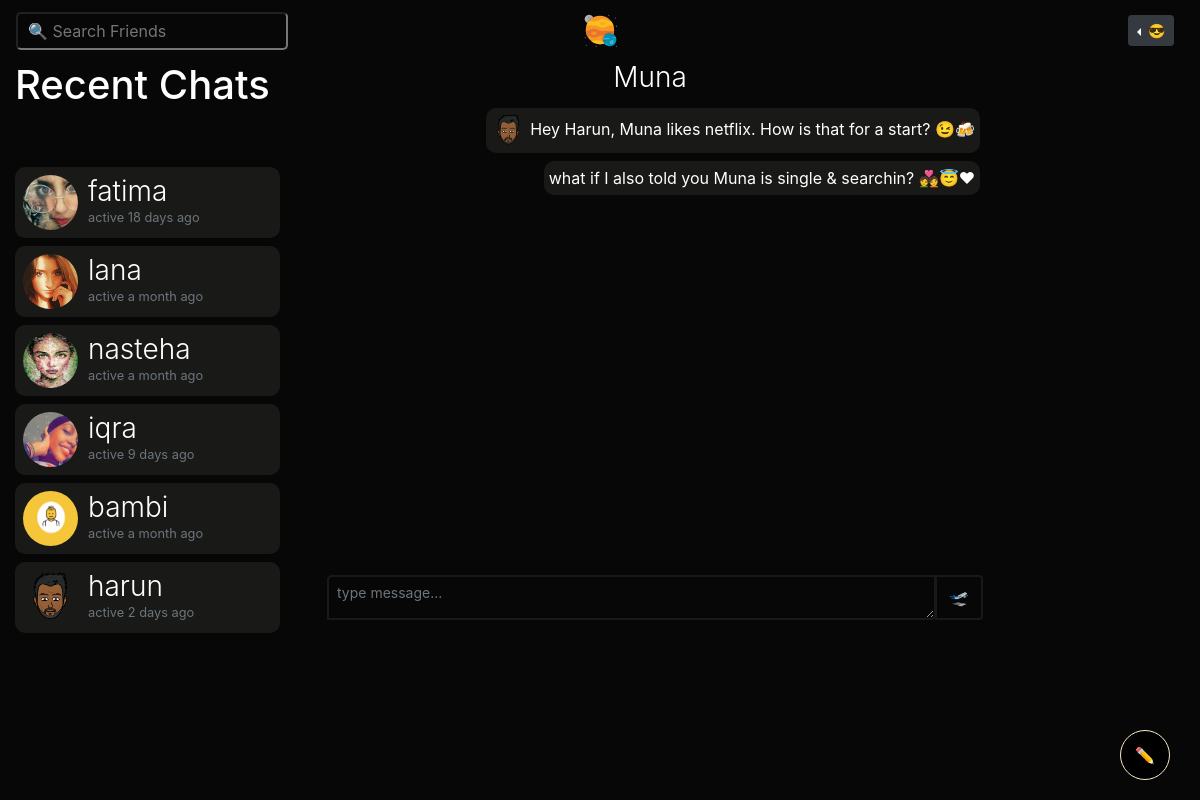
Before: /m/muna (signed in) with the older database file.
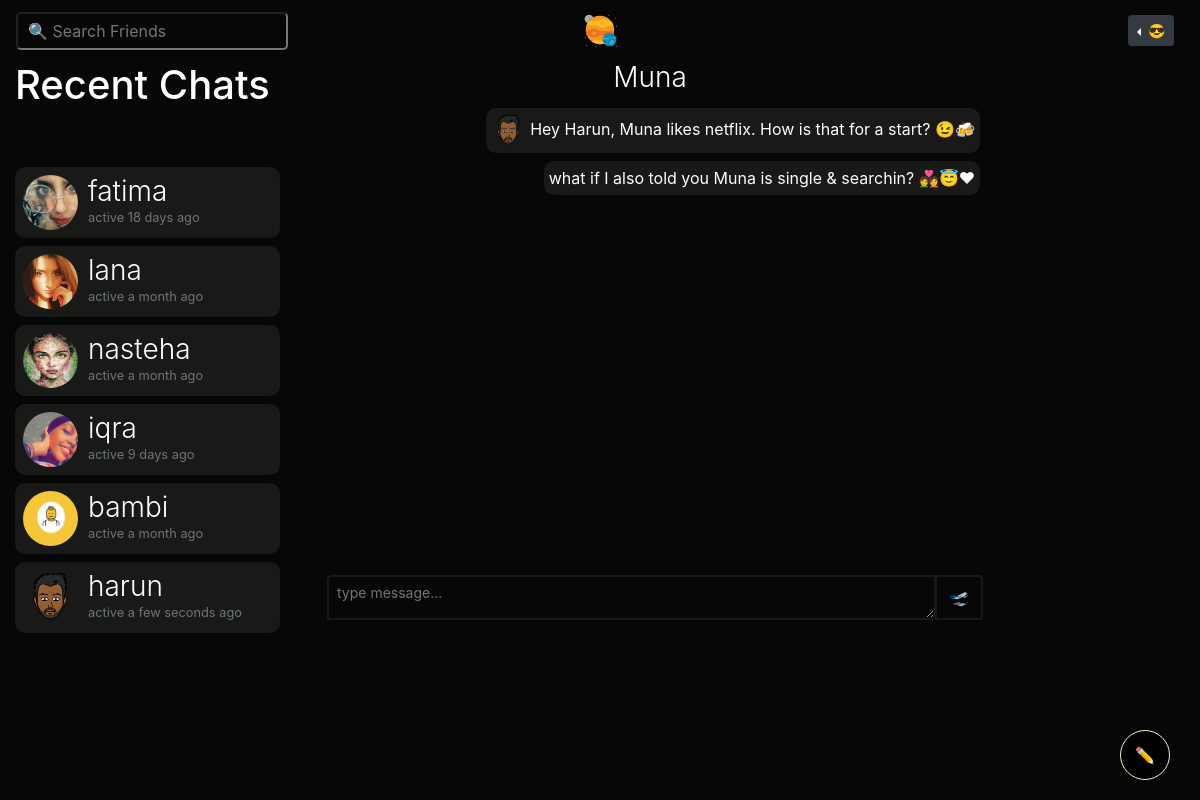
After: the same page with the newer database file.
### bambiv3/models.py (models this page shows, shortened)
class User(db.Model, UserMixin):
	id = db.Column(db.Integer, primary_key=True)
	username = db.Column(db.String(20), unique=True, nullable=False)
	email = db.Column(db.String(120), unique=True, nullable=False)
	image_file = db.Column(db.String(20), nullable=False, default='default.jpg')
	password = db.Column(db.String(60), nullable=False)
	last_seen = db.Column(db.DateTime, default=datetime.utcnow)
	date_joined = db.Column(db.DateTime, nullable=False, default=datetime.utcnow)
	department = db.Column(db.String(20), nullable=False)
	student_number = db.Column(db.Integer(), unique=True, nullable=False)
	age = db.Column(db.DateTime, nullable=False)
	gender = db.Column(db.String(20), nullable=False)
	country = db.Column(db.String(20), nullable=False)
	hobby = db.Column(db.String(20), nullable=False)
	bio = db.Column(db.String(120), nullable=True)
	private = db.Column(db.Boolean, default=False, nullable=False)
	single = db.Column(db.Boolean, default=False, nullable=False)
	snapchat = db.Column(db.String(20),default=False, nullable=False)
	instagram = db.Column(db.String(20),default=False, nullable=False)
	posts = db.relationship('Post', backref='author', lazy=True)
	products = db.relationship('Product', backref='author', lazy=True)
	comments = db.relationship("Comment", backref="author", lazy="dynamic", cascade="all, delete-orphan")
	followed = db.relationship(
		'User', secondary=followers,
		primaryjoin=(followers.c.follower_id == id),
		secondaryjoin=(followers.c.followed_id == id),
		backref=db.backref('followers', lazy='dynamic'), lazy='dynamic')
	messages_sent = db.relationship('Message',
									foreign_keys='Message.sender_id',
									backref='author', lazy='dynamic')
	messages_received = db.relationship('Message',
										foreign_keys='Message.recipient_id',
										backref='recipient', lazy='dynamic')
	last_message_read_time = db.Column(db.DateTime)
	def new_messages(self):
		last_read_time = self.last_message_read_time or datetime(1900, 1, 1)
		return Message.query.filter_by(recipient=self).filter(
			Message.timestamp > last_read_time).count()

### bambiv3/routes.py (the view)
@app.route('/m/<recipient>', methods=['GET', 'POST'])
@login_required
def message(recipient):
	recipient = recipient.lower()
	user = User.query.filter_by(username=recipient).first_or_404()
	current_user.last_message_read_time = datetime.utcnow()
	db.session.commit()
	form = MessageForm()
	if form.validate_on_submit():
		msg = m(author=current_user, recipient=user, body=form.message.data)
		db.session.add(msg)
		db.session.commit()
		flash('Your message has been sent.', 'success')
		return redirect(url_for('message', recipient=recipient))
	sent = current_user.messages_sent.filter_by(recipient_id=user.id)
	received = current_user.messages_received.filter_by(sender_id=user.id)
	messages = sent.union(received).order_by(m.timestamp.asc())
	received_all = current_user.messages_received.order_by(m.timestamp.desc())
	recent_chats = list()
	for message in received_all:
		recent_chats.append(message.author)
	recent_chats = list(dict.fromkeys(recent_chats))
	return render_template('send_message.html', recipient=recipient, title="Chat with " + recipient.title() , user=user, form=form, messages=messages, received_all=received_all, recent_chats=recent_chats)

### bambiv3/forms.py
class MessageForm(FlaskForm):
    message = TextAreaField((''), validators=[DataRequired()]) #Length(min=0, max=140)
    submit = SubmitField('🛫')

### bambiv3/models.py (called while the page is built)
@login_manager.user_loader
def load_user(user_id):
	return User.query.get(int(user_id))

### bambiv3/routes.py (called while the page is built)
@app.before_request
def before_request():
	if current_user.is_authenticated:
		current_user.last_seen = datetime.utcnow()
		db.session.commit()

### bambiv3/templates/send_message.html (shortened to what the changed rows need)
{% extends "layout.html" %}
{% block content %}
<div class="container-fluid">
  <div class="row">
    <div class="col-lg-3 d-none d-lg-block position-fixed">
       <h1>
        Recent Chats
         {% set new_messages = current_user.new_messages() %}<span id="message_count" class="badge badge-warning"style="visibility: {% if new_messages %}visible{% else %}hidden {% endif %};">{{ new_messages }}</span></a>
      </h1>
      <div style="overflow:auto;height:500px;padding-right:5px;">
      {% for person in recent_chats %}
      <a href="{{ url_for('message',recipient=person.username) }}" style="text-decoration:none;">
      <header class="mb-2">
        <img src="{{ url_for('static', filename='profile_pics/' + person.image_file) }}" alt="default profile" class="profile-thumbnail">
        <div class="profile-name">
          <h3>{{person.username}}</h3>
          <small class="text-muted">active {{ moment(person.last_seen).fromNow() }}</small>
        </div>
      </header>
      </a>
      {% endfor %}
    </div>
</div>
    <div class="col-lg-7 offset-lg-3">
           <div style="overflow:auto;height:460px;padding:5px;">
      {% for message in messages %}
          <p class="mb-2"
          style="
          {% if message.author == current_user%}
            text-align:left;padding:5px;border-radius:10px;display:inline-block;float:right;clear:both;max-width:75%;background:#191917;
          {%else%}
            text-align:left;padding:5px;border-radius:10px;display:inline-block;max-width:75%;border:2px solid #191917;
          {% endif %}">
          {% if message.author != current_user %}
          <img src="{{ url_for('static', filename='profile_pics/' + message.author.image_file) }}" alt="profile pic" title="{{message.author.username.lower()}}" style="width:30px;height:30px;border-radius:50%">
          {% endif %}
          {{message.body | safe | urlize(40, target='_blank')}}
          <br>
          <small style="display:inline-block;float:right;">{{ moment(message.timestamp).fromNow() }}</small>
        </p>
        <br>
        {% else %}
            <p class="mb-2" style="text-align:left;padding:5px;border-radius:10px;display:inline-block;float:right;clear:both;max-width:75%;background:#191917;">
            <img src="{{ url_for('static', filename='profile_pics/' + current_user.image_file) }}" alt="profile pic"style="width:35px;height:35px;border-radius:50%">
            Hey {{current_user.username.title()}}, {{user.username.title()}} likes {{user.hobby.lower()}}. How is that for a start? 😉🍻
            </p>
            <p class="mb-2" style="text-align:left;padding:5px;border-radius:10px;display:inline-block;float:right;clear:both;max-width:75%;background:#191917;">
              {% if current_user.single and user.single and current_user.gender != user.gender %}
                what if I also told you {{user.username.title()}} is single & searchin? 💑😇❤
              {% endif %}
            </p>
        {% endfor %}
        </div>
</div>
{% endblock content %}

Changed rows visible on the page:
changed User "harun": last_seen "2 days ago" → "a few seconds ago"
